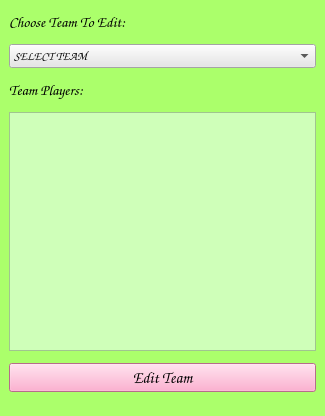
<?xml version="1.0" encoding="UTF-8"?>
<ui version="4.0">
 <class>EditWindow</class>
 <widget class="QMainWindow" name="EditWindow">
  <property name="geometry">
   <rect>
    <x>0</x>
    <y>0</y>
    <width>325</width>
    <height>416</height>
   </rect>
  </property>
  <property name="windowTitle">
   <string>Edit Team</string>
  </property>
  <property name="styleSheet">
   <string notr="true">background-color: rgb(171, 255, 107);</string>
  </property>
  <widget class="QWidget" name="centralwidget">
   <layout class="QGridLayout" name="gridLayout">
    <property name="topMargin">
     <number>12</number>
    </property>
    <property name="bottomMargin">
     <number>2</number>
    </property>
    <property name="verticalSpacing">
     <number>12</number>
    </property>
    <item row="2" column="0">
     <widget class="QLabel" name="players_label">
      <property name="font">
       <font>
        <family>Comic Sans MS</family>
        <pointsize>11</pointsize>
        <weight>75</weight>
        <bold>true</bold>
       </font>
      </property>
      <property name="text">
       <string>Team Players:</string>
      </property>
     </widget>
    </item>
    <item row="0" column="0">
     <widget class="QLabel" name="choose_label">
      <property name="font">
       <font>
        <family>Comic Sans MS</family>
        <pointsize>11</pointsize>
        <weight>75</weight>
        <bold>true</bold>
       </font>
      </property>
      <property name="text">
       <string>Choose Team To Edit:</string>
      </property>
     </widget>
    </item>
    <item row="4" column="0">
     <widget class="QListWidget" name="players_list">
      <property name="font">
       <font>
        <family>Calibri</family>
        <pointsize>10</pointsize>
       </font>
      </property>
      <property name="styleSheet">
       <string notr="true">background-color: rgb(207, 255, 185);</string>
      </property>
     </widget>
    </item>
    <item row="1" column="0">
     <widget class="QComboBox" name="cb_team">
      <property name="font">
       <font>
        <family>Comic Sans MS</family>
        <weight>75</weight>
        <bold>true</bold>
       </font>
      </property>
      <property name="styleSheet">
       <string notr="true">background-color: rgb(230, 230, 230);</string>
      </property>
      <item>
       <property name="text">
        <string>SELECT TEAM</string>
       </property>
      </item>
     </widget>
    </item>
    <item row="8" column="0">
     <widget class="QPushButton" name="edit_btn">
      <property name="palette">
       <palette>
        <active>
         <colorrole role="Button">
          <brush brushstyle="SolidPattern">
           <color alpha="255">
            <red>255</red>
            <green>153</green>
            <blue>194</blue>
           </color>
          </brush>
         </colorrole>
         <colorrole role="Base">
          <brush brushstyle="SolidPattern">
           <color alpha="255">
            <red>255</red>
            <green>153</green>
            <blue>194</blue>
           </color>
          </brush>
         </colorrole>
         <colorrole role="Window">
          <brush brushstyle="SolidPattern">
           <color alpha="255">
            <red>255</red>
            <green>153</green>
            <blue>194</blue>
           </color>
          </brush>
         </colorrole>
        </active>
        <inactive>
         <colorrole role="Button">
          <brush brushstyle="SolidPattern">
           <color alpha="255">
            <red>255</red>
            <green>153</green>
            <blue>194</blue>
           </color>
          </brush>
         </colorrole>
         <colorrole role="Base">
          <brush brushstyle="SolidPattern">
           <color alpha="255">
            <red>255</red>
            <green>153</green>
            <blue>194</blue>
           </color>
          </brush>
         </colorrole>
         <colorrole role="Window">
          <brush brushstyle="SolidPattern">
           <color alpha="255">
            <red>255</red>
            <green>153</green>
            <blue>194</blue>
           </color>
          </brush>
         </colorrole>
        </inactive>
        <disabled>
         <colorrole role="Button">
          <brush brushstyle="SolidPattern">
           <color alpha="255">
            <red>255</red>
            <green>153</green>
            <blue>194</blue>
           </color>
          </brush>
         </colorrole>
         <colorrole role="Base">
          <brush brushstyle="SolidPattern">
           <color alpha="255">
            <red>255</red>
            <green>153</green>
            <blue>194</blue>
           </color>
          </brush>
         </colorrole>
         <colorrole role="Window">
          <brush brushstyle="SolidPattern">
           <color alpha="255">
            <red>255</red>
            <green>153</green>
            <blue>194</blue>
           </color>
          </brush>
         </colorrole>
        </disabled>
       </palette>
      </property>
      <property name="font">
       <font>
        <family>Comic Sans MS</family>
        <pointsize>12</pointsize>
        <weight>75</weight>
        <bold>true</bold>
       </font>
      </property>
      <property name="styleSheet">
       <string notr="true">background-color: rgb(255, 153, 194);</string>
      </property>
      <property name="text">
       <string>Edit Team</string>
      </property>
     </widget>
    </item>
   </layout>
  </widget>
  <widget class="QStatusBar" name="statusbar"/>
 </widget>
 <resources/>
 <connections/>
</ui>
